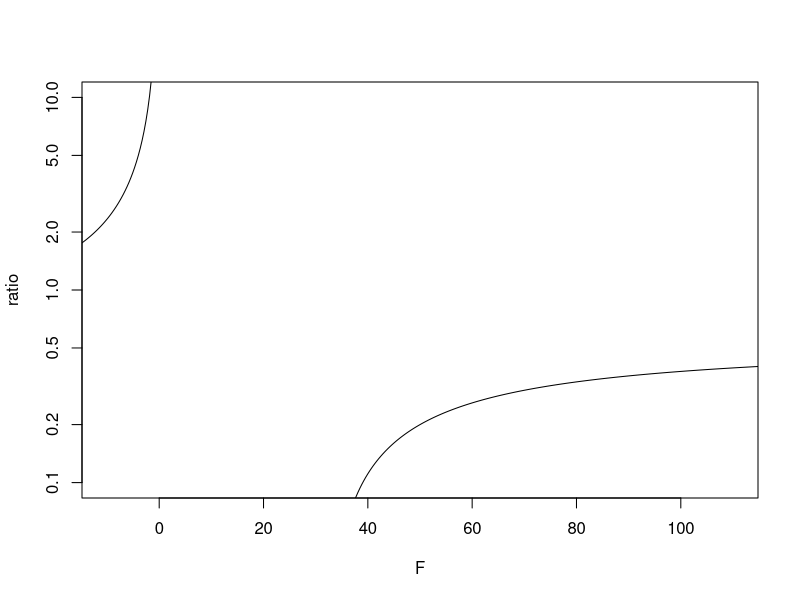

Recreate this plot in R.
C <- seq(-40, 160, length.out=1001)
F <- 9/5*C + 32
ratio <- C/F
plot(
	F, ratio
	, xlim=c(-10, 110)
	, log="y", ylim=c(0.1, 10)
	, type = "l"
)


